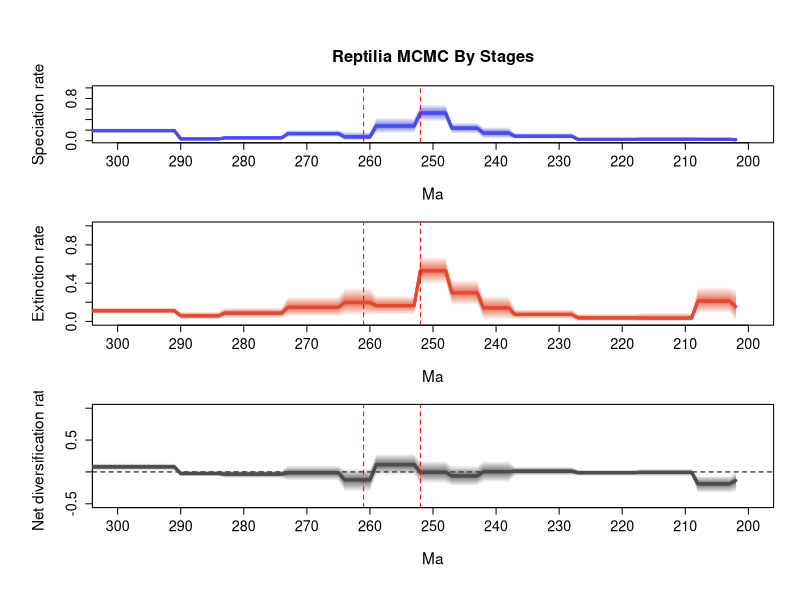

Source code (R):
# 1 files combined:
# 	C:\Users\SimoesLabAdmin\Documents\BDNN_Arielli\temnospondyli\mcmc_fixshift_no_predictors\D_mcmc/combined_10_marginal_rates.log

# 95% HPDs calculated using code from Biopy (https://www.cs.auckland.ac.nz/~yhel002/biopy/)

pdf(file='C:/Users/SimoesLabAdmin/Documents/BDNN_Arielli/temnospondyli/mcmc_fixshift_no_predictors/D_mcmc/combined_10_marginal_rates_RTT_final.pdf',width=8, height=10.8)
par(mfrow=c(3,1), cex.main=1.7, cex.lab=1.4, cex.axis=1.3,
    # mar=c(4, 5, 4.5, 2),   # bottom, left, top, right margins - increased top margin
    mgp=c(3.5, 1, 0),      # distance of axis labels from plot, increase first value to move y axis label further out
    oma=c(2, 2, 2, 0))     # outer margins for the entire figure
library(scales)
plot_RTT <- function (age,hpd_M,hpd_m,mean_m,color){
    N=100
    beta=(1:(N-1))/N
    alpha_shape=0.25
    cat=1-(beta^(1./alpha_shape))
    for (i in 1:(N-1)){
        trans= 1/N + 2/N
        polygon(c(age, rev(age)), c(hpd_M-((hpd_M-mean_m)*cat[i]), rev(hpd_m+((mean_m-hpd_m)*cat[i]))), col = alpha(color,trans), border = NA)
    }
    lines(rev(age), rev(mean_m), col = color, lwd=3)
}
    
L_hpd_m95=c(NA, NA,NA,NA,NA,NA,NA,NA,NA,NA,NA,NA,NA,NA,NA,NA,NA,NA,NA,NA,NA,NA,NA,NA,NA,NA,NA,NA,NA,NA,NA,NA,NA,NA,NA,NA,NA,NA,NA,NA,NA,NA,NA,NA,NA,NA,NA,NA,NA,NA,NA,NA,NA,NA,NA,NA,NA,NA,NA,NA,NA,NA,NA,NA,NA,NA,NA,NA,NA,NA,NA,NA,NA,NA,NA,NA,NA,NA,NA,NA,NA,NA,NA,NA,NA,NA,NA,NA,NA,NA,NA,NA,NA,NA,NA,NA,NA,NA,NA,NA,NA,NA,NA,NA,NA,NA,NA,NA,NA,NA,NA,NA,NA,NA,NA,NA,NA,NA,NA,NA,NA,NA,NA,NA,NA,NA,NA,NA,NA,NA,NA,NA,NA,NA,NA,NA,NA,NA,NA,NA,NA,NA,NA,NA,NA,NA,NA,NA,NA,NA,NA,NA,NA,NA,NA,NA,NA,NA,NA,NA,NA,NA,NA,NA,NA,NA,NA,NA,NA,NA,NA,NA,NA,NA,NA,NA,NA,NA,NA,NA,NA,NA,NA,NA,NA,NA,NA,NA,NA,NA,NA,NA,NA,NA,NA,NA,NA,NA,NA,NA,NA,NA,0.0,1e-06,1e-06,1e-06,1e-06,1e-06,1e-06,3e-06,3e-06,3e-06,3e-06,3e-06,3e-06,3e-06,3e-06,3e-06,0.000437,0.000437,0.000437,0.000437,0.000437,0.000437,0.000437,0.000437,0.000437,0.000437,0.03095,0.03095,0.03095,0.03095,0.03095,0.03095,0.03095,0.03095,0.03095,0.03095,0.03717,0.03717,0.03717,0.03717,0.03717,0.129809,0.129809,0.129809,0.129809,0.129809,0.363682,0.363682,0.363682,0.363682,0.363682,0.136863,0.136863,0.136863,0.136863,0.136863,0.136863,0.136863,2e-06,2e-06,2e-06,2e-06,2e-06,0.06914,0.06914,0.06914,0.06914,0.06914,0.06914,0.06914,0.06914,0.06914,0.022938,0.022938,0.022938,0.022938,0.022938,0.022938,0.022938,0.022938,0.022938,0.022938,0.007637,0.007637,0.007637,0.007637,0.007637,0.007637,0.007637,0.148041,0.148041,0.148041,0.148041,0.148041,0.148041,0.148041,0.148041,0.148041,0.148041,0.148041,0.148041,0.148041,0.148041,0.148041,0.148041,0.148041,0.148041)
L_hpd_M95=c(NA, NA,NA,NA,NA,NA,NA,NA,NA,NA,NA,NA,NA,NA,NA,NA,NA,NA,NA,NA,NA,NA,NA,NA,NA,NA,NA,NA,NA,NA,NA,NA,NA,NA,NA,NA,NA,NA,NA,NA,NA,NA,NA,NA,NA,NA,NA,NA,NA,NA,NA,NA,NA,NA,NA,NA,NA,NA,NA,NA,NA,NA,NA,NA,NA,NA,NA,NA,NA,NA,NA,NA,NA,NA,NA,NA,NA,NA,NA,NA,NA,NA,NA,NA,NA,NA,NA,NA,NA,NA,NA,NA,NA,NA,NA,NA,NA,NA,NA,NA,NA,NA,NA,NA,NA,NA,NA,NA,NA,NA,NA,NA,NA,NA,NA,NA,NA,NA,NA,NA,NA,NA,NA,NA,NA,NA,NA,NA,NA,NA,NA,NA,NA,NA,NA,NA,NA,NA,NA,NA,NA,NA,NA,NA,NA,NA,NA,NA,NA,NA,NA,NA,NA,NA,NA,NA,NA,NA,NA,NA,NA,NA,NA,NA,NA,NA,NA,NA,NA,NA,NA,NA,NA,NA,NA,NA,NA,NA,NA,NA,NA,NA,NA,NA,NA,NA,NA,NA,NA,NA,NA,NA,NA,NA,NA,NA,NA,NA,NA,NA,NA,NA,0.065275,0.068531,0.068531,0.068531,0.068531,0.068531,0.068531,0.067105,0.067105,0.067105,0.067105,0.067105,0.067105,0.067105,0.067105,0.067105,0.057162,0.057162,0.057162,0.057162,0.057162,0.057162,0.057162,0.057162,0.057162,0.057162,0.145917,0.145917,0.145917,0.145917,0.145917,0.145917,0.145917,0.145917,0.145917,0.145917,0.261769,0.261769,0.261769,0.261769,0.261769,0.346997,0.346997,0.346997,0.346997,0.346997,0.689807,0.689807,0.689807,0.689807,0.689807,0.43677,0.43677,0.43677,0.43677,0.43677,0.43677,0.43677,0.171928,0.171928,0.171928,0.171928,0.171928,0.206786,0.206786,0.206786,0.206786,0.206786,0.206786,0.206786,0.206786,0.206786,0.085455,0.085455,0.085455,0.085455,0.085455,0.085455,0.085455,0.085455,0.085455,0.085455,0.064284,0.064284,0.064284,0.064284,0.064284,0.064284,0.064284,0.236873,0.236873,0.236873,0.236873,0.236873,0.236873,0.236873,0.236873,0.236873,0.236873,0.236873,0.236873,0.236873,0.236873,0.236873,0.236873,0.236873,0.236873)
M_hpd_m95=c(NA, NA,NA,NA,NA,NA,NA,NA,NA,NA,NA,NA,NA,NA,NA,NA,NA,NA,NA,NA,NA,NA,NA,NA,NA,NA,NA,NA,NA,NA,NA,NA,NA,NA,NA,NA,NA,NA,NA,NA,NA,NA,NA,NA,NA,NA,NA,NA,NA,NA,NA,NA,NA,NA,NA,NA,NA,NA,NA,NA,NA,NA,NA,NA,NA,NA,NA,NA,NA,NA,NA,NA,NA,NA,NA,NA,NA,NA,NA,NA,NA,NA,NA,NA,NA,NA,NA,NA,NA,NA,NA,NA,NA,NA,NA,NA,NA,NA,NA,NA,NA,NA,NA,NA,NA,NA,NA,NA,NA,NA,NA,NA,NA,NA,NA,NA,NA,NA,NA,NA,NA,NA,NA,NA,NA,NA,NA,NA,NA,NA,NA,NA,NA,NA,NA,NA,NA,NA,NA,NA,NA,NA,NA,NA,NA,NA,NA,NA,NA,NA,NA,NA,NA,NA,NA,NA,NA,NA,NA,NA,NA,NA,NA,NA,NA,NA,NA,NA,NA,NA,NA,NA,NA,NA,NA,NA,NA,NA,NA,NA,NA,NA,NA,NA,NA,NA,NA,NA,NA,NA,NA,NA,NA,NA,NA,NA,NA,NA,NA,NA,NA,NA,0.0,0.083061,0.083061,0.083061,0.083061,0.083061,0.083061,6e-06,6e-06,6e-06,6e-06,6e-06,6e-06,6e-06,6e-06,6e-06,3.4e-05,3.4e-05,3.4e-05,3.4e-05,3.4e-05,3.4e-05,3.4e-05,3.4e-05,3.4e-05,3.4e-05,0.023514,0.023514,0.023514,0.023514,0.023514,0.023514,0.023514,0.023514,0.023514,0.023514,0.018411,0.018411,0.018411,0.018411,0.018411,0.17053,0.17053,0.17053,0.17053,0.17053,0.389703,0.389703,0.389703,0.389703,0.389703,0.071678,0.071678,0.071678,0.071678,0.071678,0.071678,0.071678,0.059307,0.059307,0.059307,0.059307,0.059307,0.047968,0.047968,0.047968,0.047968,0.047968,0.047968,0.047968,0.047968,0.047968,0.032793,0.032793,0.032793,0.032793,0.032793,0.032793,0.032793,0.032793,0.032793,0.032793,0.018772,0.018772,0.018772,0.018772,0.018772,0.018772,0.018772,0.077799,0.077799,0.077799,0.077799,0.077799,0.077799,0.077799,0.077799,0.077799,0.077799,0.077799,0.077799,0.077799,0.077799,0.077799,0.077799,0.077799,0.077799)
M_hpd_M95=c(NA, NA,NA,NA,NA,NA,NA,NA,NA,NA,NA,NA,NA,NA,NA,NA,NA,NA,NA,NA,NA,NA,NA,NA,NA,NA,NA,NA,NA,NA,NA,NA,NA,NA,NA,NA,NA,NA,NA,NA,NA,NA,NA,NA,NA,NA,NA,NA,NA,NA,NA,NA,NA,NA,NA,NA,NA,NA,NA,NA,NA,NA,NA,NA,NA,NA,NA,NA,NA,NA,NA,NA,NA,NA,NA,NA,NA,NA,NA,NA,NA,NA,NA,NA,NA,NA,NA,NA,NA,NA,NA,NA,NA,NA,NA,NA,NA,NA,NA,NA,NA,NA,NA,NA,NA,NA,NA,NA,NA,NA,NA,NA,NA,NA,NA,NA,NA,NA,NA,NA,NA,NA,NA,NA,NA,NA,NA,NA,NA,NA,NA,NA,NA,NA,NA,NA,NA,NA,NA,NA,NA,NA,NA,NA,NA,NA,NA,NA,NA,NA,NA,NA,NA,NA,NA,NA,NA,NA,NA,NA,NA,NA,NA,NA,NA,NA,NA,NA,NA,NA,NA,NA,NA,NA,NA,NA,NA,NA,NA,NA,NA,NA,NA,NA,NA,NA,NA,NA,NA,NA,NA,NA,NA,NA,NA,NA,NA,NA,NA,NA,NA,NA,0.343965,0.361625,0.361625,0.361625,0.361625,0.361625,0.361625,0.091275,0.091275,0.091275,0.091275,0.091275,0.091275,0.091275,0.091275,0.091275,0.080832,0.080832,0.080832,0.080832,0.080832,0.080832,0.080832,0.080832,0.080832,0.080832,0.128269,0.128269,0.128269,0.128269,0.128269,0.128269,0.128269,0.128269,0.128269,0.128269,0.269756,0.269756,0.269756,0.269756,0.269756,0.436252,0.436252,0.436252,0.436252,0.436252,0.679658,0.679658,0.679658,0.679658,0.679658,0.270788,0.270788,0.270788,0.270788,0.270788,0.270788,0.270788,0.352423,0.352423,0.352423,0.352423,0.352423,0.262131,0.262131,0.262131,0.262131,0.262131,0.262131,0.262131,0.262131,0.262131,0.144084,0.144084,0.144084,0.144084,0.144084,0.144084,0.144084,0.144084,0.144084,0.144084,0.102856,0.102856,0.102856,0.102856,0.102856,0.102856,0.102856,0.147013,0.147013,0.147013,0.147013,0.147013,0.147013,0.147013,0.147013,0.147013,0.147013,0.147013,0.147013,0.147013,0.147013,0.147013,0.147013,0.147013,0.147013)
R_hpd_m95=c(NA, NA,NA,NA,NA,NA,NA,NA,NA,NA,NA,NA,NA,NA,NA,NA,NA,NA,NA,NA,NA,NA,NA,NA,NA,NA,NA,NA,NA,NA,NA,NA,NA,NA,NA,NA,NA,NA,NA,NA,NA,NA,NA,NA,NA,NA,NA,NA,NA,NA,NA,NA,NA,NA,NA,NA,NA,NA,NA,NA,NA,NA,NA,NA,NA,NA,NA,NA,NA,NA,NA,NA,NA,NA,NA,NA,NA,NA,NA,NA,NA,NA,NA,NA,NA,NA,NA,NA,NA,NA,NA,NA,NA,NA,NA,NA,NA,NA,NA,NA,NA,NA,NA,NA,NA,NA,NA,NA,NA,NA,NA,NA,NA,NA,NA,NA,NA,NA,NA,NA,NA,NA,NA,NA,NA,NA,NA,NA,NA,NA,NA,NA,NA,NA,NA,NA,NA,NA,NA,NA,NA,NA,NA,NA,NA,NA,NA,NA,NA,NA,NA,NA,NA,NA,NA,NA,NA,NA,NA,NA,NA,NA,NA,NA,NA,NA,NA,NA,NA,NA,NA,NA,NA,NA,NA,NA,NA,NA,NA,NA,NA,NA,NA,NA,NA,NA,NA,NA,NA,NA,NA,NA,NA,NA,NA,NA,NA,NA,NA,NA,NA,NA,-0.314471,-0.333835,-0.333835,-0.333835,-0.333835,-0.333835,-0.333835,-0.069033,-0.069033,-0.069033,-0.069033,-0.069033,-0.069033,-0.069033,-0.069033,-0.069033,-0.065545,-0.065545,-0.065545,-0.065545,-0.065545,-0.065545,-0.065545,-0.065545,-0.065545,-0.065545,-0.058631,-0.058631,-0.058631,-0.058631,-0.058631,-0.058631,-0.058631,-0.058631,-0.058631,-0.058631,-0.163672,-0.163672,-0.163672,-0.163672,-0.163672,-0.223954,-0.223954,-0.223954,-0.223954,-0.223954,-0.181495,-0.181495,-0.181495,-0.181495,-0.181495,-0.055866,-0.055866,-0.055866,-0.055866,-0.055866,-0.055866,-0.055866,-0.31204,-0.31204,-0.31204,-0.31204,-0.31204,-0.138408,-0.138408,-0.138408,-0.138408,-0.138408,-0.138408,-0.138408,-0.138408,-0.138408,-0.09741,-0.09741,-0.09741,-0.09741,-0.09741,-0.09741,-0.09741,-0.09741,-0.09741,-0.09741,-0.073656,-0.073656,-0.073656,-0.073656,-0.073656,-0.073656,-0.073656,0.026139,0.026139,0.026139,0.026139,0.026139,0.026139,0.026139,0.026139,0.026139,0.026139,0.026139,0.026139,0.026139,0.026139,0.026139,0.026139,0.026139,0.026139)
R_hpd_M95=c(NA, NA,NA,NA,NA,NA,NA,NA,NA,NA,NA,NA,NA,NA,NA,NA,NA,NA,NA,NA,NA,NA,NA,NA,NA,NA,NA,NA,NA,NA,NA,NA,NA,NA,NA,NA,NA,NA,NA,NA,NA,NA,NA,NA,NA,NA,NA,NA,NA,NA,NA,NA,NA,NA,NA,NA,NA,NA,NA,NA,NA,NA,NA,NA,NA,NA,NA,NA,NA,NA,NA,NA,NA,NA,NA,NA,NA,NA,NA,NA,NA,NA,NA,NA,NA,NA,NA,NA,NA,NA,NA,NA,NA,NA,NA,NA,NA,NA,NA,NA,NA,NA,NA,NA,NA,NA,NA,NA,NA,NA,NA,NA,NA,NA,NA,NA,NA,NA,NA,NA,NA,NA,NA,NA,NA,NA,NA,NA,NA,NA,NA,NA,NA,NA,NA,NA,NA,NA,NA,NA,NA,NA,NA,NA,NA,NA,NA,NA,NA,NA,NA,NA,NA,NA,NA,NA,NA,NA,NA,NA,NA,NA,NA,NA,NA,NA,NA,NA,NA,NA,NA,NA,NA,NA,NA,NA,NA,NA,NA,NA,NA,NA,NA,NA,NA,NA,NA,NA,NA,NA,NA,NA,NA,NA,NA,NA,NA,NA,NA,NA,NA,NA,0.0,-0.057282,-0.057282,-0.057282,-0.057282,-0.057282,-0.057282,0.046546,0.046546,0.046546,0.046546,0.046546,0.046546,0.046546,0.046546,0.046546,0.037399,0.037399,0.037399,0.037399,0.037399,0.037399,0.037399,0.037399,0.037399,0.037399,0.084042,0.084042,0.084042,0.084042,0.084042,0.084042,0.084042,0.084042,0.084042,0.084042,0.170489,0.170489,0.170489,0.170489,0.170489,0.100445,0.100445,0.100445,0.100445,0.100445,0.176408,0.176408,0.176408,0.176408,0.176408,0.287419,0.287419,0.287419,0.287419,0.287419,0.287419,0.287419,0.056582,0.056582,0.056582,0.056582,0.056582,0.100353,0.100353,0.100353,0.100353,0.100353,0.100353,0.100353,0.100353,0.100353,0.024337,0.024337,0.024337,0.024337,0.024337,0.024337,0.024337,0.024337,0.024337,0.024337,0.025228,0.025228,0.025228,0.025228,0.025228,0.025228,0.025228,0.134664,0.134664,0.134664,0.134664,0.134664,0.134664,0.134664,0.134664,0.134664,0.134664,0.134664,0.134664,0.134664,0.134664,0.134664,0.134664,0.134664,0.134664)
L_mean=c(NA, NA,NA,NA,NA,NA,NA,NA,NA,NA,NA,NA,NA,NA,NA,NA,NA,NA,NA,NA,NA,NA,NA,NA,NA,NA,NA,NA,NA,NA,NA,NA,NA,NA,NA,NA,NA,NA,NA,NA,NA,NA,NA,NA,NA,NA,NA,NA,NA,NA,NA,NA,NA,NA,NA,NA,NA,NA,NA,NA,NA,NA,NA,NA,NA,NA,NA,NA,NA,NA,NA,NA,NA,NA,NA,NA,NA,NA,NA,NA,NA,NA,NA,NA,NA,NA,NA,NA,NA,NA,NA,NA,NA,NA,NA,NA,NA,NA,NA,NA,NA,NA,NA,NA,NA,NA,NA,NA,NA,NA,NA,NA,NA,NA,NA,NA,NA,NA,NA,NA,NA,NA,NA,NA,NA,NA,NA,NA,NA,NA,NA,NA,NA,NA,NA,NA,NA,NA,NA,NA,NA,NA,NA,NA,NA,NA,NA,NA,NA,NA,NA,NA,NA,NA,NA,NA,NA,NA,NA,NA,NA,NA,NA,NA,NA,NA,NA,NA,NA,NA,NA,NA,NA,NA,NA,NA,NA,NA,NA,NA,NA,NA,NA,NA,NA,NA,NA,NA,NA,NA,NA,NA,NA,NA,NA,NA,NA,NA,NA,NA,NA,NA,0.019101104644444,0.025390962877778,0.025390962877778,0.025390962877778,0.025390962877778,0.025390962877778,0.025390962877778,0.028078105277778,0.028078105277778,0.028078105277778,0.028078105277778,0.028078105277778,0.028078105277778,0.028078105277778,0.028078105277778,0.028078105277778,0.025403816277778,0.025403816277778,0.025403816277778,0.025403816277778,0.025403816277778,0.025403816277778,0.025403816277778,0.025403816277778,0.025403816277778,0.025403816277778,0.084437024866667,0.084437024866667,0.084437024866667,0.084437024866667,0.084437024866667,0.084437024866667,0.084437024866667,0.084437024866667,0.084437024866667,0.084437024866667,0.145378974455556,0.145378974455556,0.145378974455556,0.145378974455556,0.145378974455556,0.237296576433333,0.237296576433333,0.237296576433333,0.237296576433333,0.237296576433333,0.5250097628,0.5250097628,0.5250097628,0.5250097628,0.5250097628,0.279164224933333,0.279164224933333,0.279164224933333,0.279164224933333,0.279164224933333,0.279164224933333,0.279164224933333,0.072865607311111,0.072865607311111,0.072865607311111,0.072865607311111,0.072865607311111,0.1339283666,0.1339283666,0.1339283666,0.1339283666,0.1339283666,0.1339283666,0.1339283666,0.1339283666,0.1339283666,0.053065824011111,0.053065824011111,0.053065824011111,0.053065824011111,0.053065824011111,0.053065824011111,0.053065824011111,0.053065824011111,0.053065824011111,0.053065824011111,0.033608340488889,0.033608340488889,0.033608340488889,0.033608340488889,0.033608340488889,0.033608340488889,0.033608340488889,0.1909915305,0.1909915305,0.1909915305,0.1909915305,0.1909915305,0.1909915305,0.1909915305,0.1909915305,0.1909915305,0.1909915305,0.1909915305,0.1909915305,0.1909915305,0.1909915305,0.1909915305,0.1909915305,0.1909915305,0.1909915305)
M_mean=c(NA, NA,NA,NA,NA,NA,NA,NA,NA,NA,NA,NA,NA,NA,NA,NA,NA,NA,NA,NA,NA,NA,NA,NA,NA,NA,NA,NA,NA,NA,NA,NA,NA,NA,NA,NA,NA,NA,NA,NA,NA,NA,NA,NA,NA,NA,NA,NA,NA,NA,NA,NA,NA,NA,NA,NA,NA,NA,NA,NA,NA,NA,NA,NA,NA,NA,NA,NA,NA,NA,NA,NA,NA,NA,NA,NA,NA,NA,NA,NA,NA,NA,NA,NA,NA,NA,NA,NA,NA,NA,NA,NA,NA,NA,NA,NA,NA,NA,NA,NA,NA,NA,NA,NA,NA,NA,NA,NA,NA,NA,NA,NA,NA,NA,NA,NA,NA,NA,NA,NA,NA,NA,NA,NA,NA,NA,NA,NA,NA,NA,NA,NA,NA,NA,NA,NA,NA,NA,NA,NA,NA,NA,NA,NA,NA,NA,NA,NA,NA,NA,NA,NA,NA,NA,NA,NA,NA,NA,NA,NA,NA,NA,NA,NA,NA,NA,NA,NA,NA,NA,NA,NA,NA,NA,NA,NA,NA,NA,NA,NA,NA,NA,NA,NA,NA,NA,NA,NA,NA,NA,NA,NA,NA,NA,NA,NA,NA,NA,NA,NA,NA,NA,0.154089184055556,0.212751215422222,0.212751215422222,0.212751215422222,0.212751215422222,0.212751215422222,0.212751215422222,0.034686199477778,0.034686199477778,0.034686199477778,0.034686199477778,0.034686199477778,0.034686199477778,0.034686199477778,0.034686199477778,0.034686199477778,0.036320004955556,0.036320004955556,0.036320004955556,0.036320004955556,0.036320004955556,0.036320004955556,0.036320004955556,0.036320004955556,0.036320004955556,0.036320004955556,0.072579129477778,0.072579129477778,0.072579129477778,0.072579129477778,0.072579129477778,0.072579129477778,0.072579129477778,0.072579129477778,0.072579129477778,0.072579129477778,0.141307037722222,0.141307037722222,0.141307037722222,0.141307037722222,0.141307037722222,0.299102466766667,0.299102466766667,0.299102466766667,0.299102466766667,0.299102466766667,0.530189658344444,0.530189658344444,0.530189658344444,0.530189658344444,0.530189658344444,0.1645643626,0.1645643626,0.1645643626,0.1645643626,0.1645643626,0.1645643626,0.1645643626,0.1973152079,0.1973152079,0.1973152079,0.1973152079,0.1973152079,0.146761643633333,0.146761643633333,0.146761643633333,0.146761643633333,0.146761643633333,0.146761643633333,0.146761643633333,0.146761643633333,0.146761643633333,0.086837734133333,0.086837734133333,0.086837734133333,0.086837734133333,0.086837734133333,0.086837734133333,0.086837734133333,0.086837734133333,0.086837734133333,0.086837734133333,0.058641513655556,0.058641513655556,0.058641513655556,0.058641513655556,0.058641513655556,0.058641513655556,0.058641513655556,0.111233870544444,0.111233870544444,0.111233870544444,0.111233870544444,0.111233870544444,0.111233870544444,0.111233870544444,0.111233870544444,0.111233870544444,0.111233870544444,0.111233870544444,0.111233870544444,0.111233870544444,0.111233870544444,0.111233870544444,0.111233870544444,0.111233870544444,0.111233870544444)
R_mean=c(NA, NA,NA,NA,NA,NA,NA,NA,NA,NA,NA,NA,NA,NA,NA,NA,NA,NA,NA,NA,NA,NA,NA,NA,NA,NA,NA,NA,NA,NA,NA,NA,NA,NA,NA,NA,NA,NA,NA,NA,NA,NA,NA,NA,NA,NA,NA,NA,NA,NA,NA,NA,NA,NA,NA,NA,NA,NA,NA,NA,NA,NA,NA,NA,NA,NA,NA,NA,NA,NA,NA,NA,NA,NA,NA,NA,NA,NA,NA,NA,NA,NA,NA,NA,NA,NA,NA,NA,NA,NA,NA,NA,NA,NA,NA,NA,NA,NA,NA,NA,NA,NA,NA,NA,NA,NA,NA,NA,NA,NA,NA,NA,NA,NA,NA,NA,NA,NA,NA,NA,NA,NA,NA,NA,NA,NA,NA,NA,NA,NA,NA,NA,NA,NA,NA,NA,NA,NA,NA,NA,NA,NA,NA,NA,NA,NA,NA,NA,NA,NA,NA,NA,NA,NA,NA,NA,NA,NA,NA,NA,NA,NA,NA,NA,NA,NA,NA,NA,NA,NA,NA,NA,NA,NA,NA,NA,NA,NA,NA,NA,NA,NA,NA,NA,NA,NA,NA,NA,NA,NA,NA,NA,NA,NA,NA,NA,NA,NA,NA,NA,NA,NA,-0.134988078033333,-0.187360251066667,-0.187360251066667,-0.187360251066667,-0.187360251066667,-0.187360251066667,-0.187360251066667,-0.006608095133333,-0.006608095133333,-0.006608095133333,-0.006608095133333,-0.006608095133333,-0.006608095133333,-0.006608095133333,-0.006608095133333,-0.006608095133333,-0.010916190322222,-0.010916190322222,-0.010916190322222,-0.010916190322222,-0.010916190322222,-0.010916190322222,-0.010916190322222,-0.010916190322222,-0.010916190322222,-0.010916190322222,0.011857895455556,0.011857895455556,0.011857895455556,0.011857895455556,0.011857895455556,0.011857895455556,0.011857895455556,0.011857895455556,0.011857895455556,0.011857895455556,0.004071937455556,0.004071937455556,0.004071937455556,0.004071937455556,0.004071937455556,-0.061805889855556,-0.061805889855556,-0.061805889855556,-0.061805889855556,-0.061805889855556,-0.005179894222222,-0.005179894222222,-0.005179894222222,-0.005179894222222,-0.005179894222222,0.114599862266667,0.114599862266667,0.114599862266667,0.114599862266667,0.114599862266667,0.114599862266667,0.114599862266667,-0.124449602755556,-0.124449602755556,-0.124449602755556,-0.124449602755556,-0.124449602755556,-0.012833274088889,-0.012833274088889,-0.012833274088889,-0.012833274088889,-0.012833274088889,-0.012833274088889,-0.012833274088889,-0.012833274088889,-0.012833274088889,-0.033771911888889,-0.033771911888889,-0.033771911888889,-0.033771911888889,-0.033771911888889,-0.033771911888889,-0.033771911888889,-0.033771911888889,-0.033771911888889,-0.033771911888889,-0.025033175233333,-0.025033175233333,-0.025033175233333,-0.025033175233333,-0.025033175233333,-0.025033175233333,-0.025033175233333,0.079757658633333,0.079757658633333,0.079757658633333,0.079757658633333,0.079757658633333,0.079757658633333,0.079757658633333,0.079757658633333,0.079757658633333,0.079757658633333,0.079757658633333,0.079757658633333,0.079757658633333,0.079757658633333,0.079757658633333,0.079757658633333,0.079757658633333,0.079757658633333)
trans=0.5
age=(0:(309-1))* -1
# Calculate positions for the mass extinction events
perm_trias_extinction = -252 # End-Permian mass extinction (252 Ma)
guadalupian_extinction = -261 # Guadalupian extinction (261 Ma)

# Define custom tick positions at 10 MY intervals
x_ticks <- seq(-300, -200, by=10)
x_tick_labels <- abs(x_ticks)

# First plot: Speciation rate
par(mar=c(5, 5, 4.5, 2))  # bottom, left, top, right margins
plot(age, age, type='n', ylim=c(0, 1), xlim=c(-300, -200), # Changed xlim to -300, -200, from auto-generated values 
     ylab='Speciation rate', xlab='Ma', main='Reptilia MCMC By Stages', 
     xaxt='n', cex.main=1.5, cex.lab=1.4, cex.axis=1.3) # xaxt removes default x axis
axis(1, at=x_ticks, labels=x_tick_labels, cex.axis=1.3) # Custom x-axis with 10MY interval ticks
plot_RTT(age, L_hpd_M95, L_hpd_m95, L_mean, "#4c4cec")
lines(rev(age), rev(L_mean), col="#4c4cec", lwd=3)

# Add vertical lines for mass extinction events
abline(v=perm_trias_extinction, col="red", lty=2) 
abline(v=guadalupian_extinction, col="red", lty=2)

# Second plot: Extinction rate
par(mar=c(5, 5, 1, 2))  # bottom, left, top, right margins. Reduced top margin to 2.5 (from 4.5)
plot(age, age, type='n', ylim=c(0, 1), xlim=c(-300, -200), # Changed xlim to -300, -200, from auto-generated values 
     ylab='Extinction rate', xlab='Ma',
     xaxt='n', cex.main=1.5, cex.lab=1.4, cex.axis=1.3) # xaxt removes default x axis
axis(1, at=x_ticks, labels=x_tick_labels, cex.axis=1.3) # Custom x-axis with 10MY interval ticks

plot_RTT(age, M_hpd_M95, M_hpd_m95, M_mean, "#e34a33")
lines(rev(age), rev(M_mean), col="#e34a33", lwd=3)

# Add vertical lines for mass extinction events
abline(v=perm_trias_extinction, col="red", lty=2)
abline(v=guadalupian_extinction, col="red", lty=2)


# Third plot: Net diversification rate
par(mar=c(5, 5, 1, 2))  # bottom, left, top, right margins. Reduced top margin to 2.5 (from 4.5)
plot(age, age, type='n', ylim=c(-0.5, 1), xlim=c(-300, -200), # Changed xlim to -300, -200, from auto-generated values
     ylab='Net diversification rate', xlab='Ma',
     xaxt='n', cex.main=1.5, cex.lab=1.4, cex.axis=1.3) # xaxt removes default x axis
axis(1, at=x_ticks, labels=x_tick_labels, cex.axis=1.3) # Custom x-axis with 10MY interval ticks

abline(h=0, lty=2, col="black")
plot_RTT(age, R_hpd_M95, R_hpd_m95, R_mean, "#504A4B")
lines(rev(age), rev(R_mean), col="#504A4B", lwd=3)

# Add vertical lines for mass extinction events
abline(v=perm_trias_extinction, col="red", lty=2)
abline(v=guadalupian_extinction, col="red", lty=2)

dev.off()
